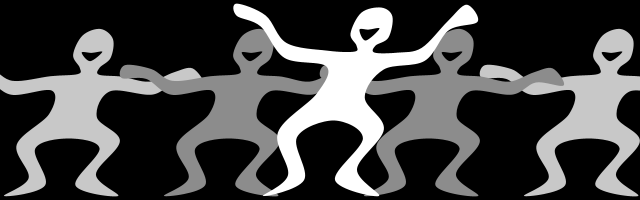
Frame 1 (no input)
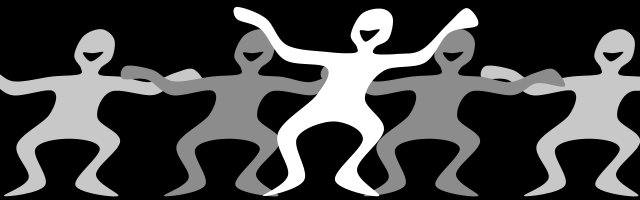
Frame 60 (the mouse pressed at the canvas centre just before this capture)
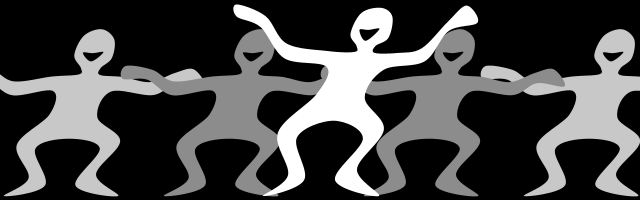
Frame 120 (the mouse held since frame 60 and released just before this capture)

The Processing sketch that drew these frames (run headless with seeded random() and noise(); from frame 60 on, the mouse is pressed at the canvas centre):

// Processing sketch: processing_55233
// ── processing_55233.pde

// Song of the Blend Morphs
// Steve Tiffany, 2012

// x,y control coordinates of background chorus, 20-frame loop
int[][] dance1 = { {138,77}, {151,93}, {181,125}, {227,159}, {291,187},
{366,192},{427,177},{477,144},{510,112},{530,90},{539,79},{530,91},
{509,114},{470,144},{411,176},{334,192},{254,180},{185,151},{146,106},{129,78} };

// x,y control coordinates of foreground figure, 100-frame loop
int[][] dance2 ={ {4,2}, {18,17}, {61,44}, {147,74}, {231,98}, 
{337,114}, {448,104}, {537,70}, {582,37}, {621,8}, {598,32}, {526,73}, 
{442,116}, {318,150}, {245,140}, {171,114}, {111,75}, {60,49}, {27,22}, 
{4,3}, {28,30}, {92,60}, {160,70}, {231,46}, {288,21}, {359,32}, {422,66}, 
{488,76}, {543,41}, {631,8}, {618,37}, {578,80}, {516,121}, {426,156}, 
{300,170}, {204,161}, {131,126}, {80,87}, {51,48}, {8,1}, {18,37}, {58,72}, 
{156,90}, {246,57}, {351,20}, {417,51}, {493,93}, {562,43}, {622,76}, 
{634,3}, {578,51}, {479,62}, {391,22}, {322,7}, {235,34}, {128,54}, 
{104,14}, {59,9}, {20,40}, {2,6}, {36,6}, {101,15}, {161,49}, {200,101}, 
{272,167}, {398,184}, {445,142}, {474,81}, {500,39}, {536,12}, {514,2}, 
{487,7}, {440,37}, {357,80}, {267,115}, {175,141}, {93,132}, {57,80}, 
{29,38}, {29,10}, {56,6}, {119,18}, {178,55}, {272,92}, {393,123}, 
{497,122}, {579,100}, {626,70}, {639,39}, {613,4}, {547,36}, {504,64}, 
{429,114}, {327,131}, {243,127}, {135,96}, {79,69}, {45,36}, {18,12}, {5,1} };
int x, y, count1, count2;

void setup() {
  size(640,200);
  frameRate(8);
  smooth();
  noStroke();
}

void draw() {
  background(0);
  x = dance1[count1][0];
  y = dance1[count1][1];
  count1++;
  if (count1>=dance1.length) {count1 = 0;}
  translate(-260,0);
  fill(200);
  dancer();
  translate(520,0);
  fill(200);
  dancer();
  translate(-360,0);
  fill(140);
  dancer();
  translate(200,0);
  fill(140);
  dancer();
  x = dance2[count2][0];
  y = dance2[count2][1];
  count2++;
  if (count2>=dance2.length) {count2 = 0;}
  translate(-100,0);
  fill(255);
  dancer();
}

void dancer() {
  beginShape(); // body
  curveVertex(map(x,0,width,382,282), map(y,0,height,7,64));
  curveVertex(map(x,0,width,393,300), map(y,0,height,16,76));
  curveVertex(map(x,0,width,389,304), map(y,0,height,37,91));
  curveVertex(map(x,0,width,376,300), map(y,0,height,45,104));
  curveVertex(map(x,0,width,375,301), map(y,0,height,52,111));
  curveVertex(map(x,0,width,398,323), map(y,0,height,52,116));
  curveVertex(map(x,0,width,422,363), map(y,0,height,47,137));
  curveVertex(map(x,0,width,448,382), map(y,0,height,20,156));
  curveVertex(map(x,0,width,467,401), map(y,0,height,3,173));
  curveVertex(map(x,0,width,478,411), map(y,0,height,20,190));
  curveVertex(map(x,0,width,449,388), map(y,0,height,29,168));
  curveVertex(map(x,0,width,425,365), map(y,0,height,60,150));
  curveVertex(map(x,0,width,384,319), map(y,0,height,69,127));
  curveVertex(map(x,0,width,365,327), map(y,0,height,97,149));
  curveVertex(map(x,0,width,384,365), map(y,0,height,129,160));
  curveVertex(map(x,0,width,357,352), map(y,0,height,169,183));
  curveVertex(map(x,0,width,379,375), map(y,0,height,196,196));
  curveVertex(map(x,0,width,335,337), map(y,0,height,180,194));
  curveVertex(map(x,0,width,363,347), map(y,0,height,138,165));
  curveVertex(map(x,0,width,334,308), map(y,0,height,120,168));
  curveVertex(map(x,0,width,297,289), map(y,0,height,137,167));
  curveVertex(map(x,0,width,304,309), map(y,0,height,180,194));
  curveVertex(map(x,0,width,263,268), map(y,0,height,196,196));
  curveVertex(map(x,0,width,288,291), map(y,0,height,175,183));
  curveVertex(map(x,0,width,278,272), map(y,0,height,132,165));
  curveVertex(map(x,0,width,317,280), map(y,0,height,93,148));
  curveVertex(map(x,0,width,327,257), map(y,0,height,66,130));
  curveVertex(map(x,0,width,285,221), map(y,0,height,57,155));
  curveVertex(map(x,0,width,261,192), map(y,0,height,25,165));
  curveVertex(map(x,0,width,237,165), map(y,0,height,14,180));
  curveVertex(map(x,0,width,237,181), map(y,0,height,2,166));
  curveVertex(map(x,0,width,266,198), map(y,0,height,14,157));
  curveVertex(map(x,0,width,287,222), map(y,0,height,42,143));
  curveVertex(map(x,0,width,328,248), map(y,0,height,50,118));
  curveVertex(map(x,0,width,355,275), map(y,0,height,51,111));
  curveVertex(map(x,0,width,357,277), map(y,0,height,45,104));
  curveVertex(map(x,0,width,351,268), map(y,0,height,33,90));
  curveVertex(map(x,0,width,362,272), map(y,0,height,12,73));
  curveVertex(map(x,0,width,382,282), map(y,0,height,7,64));
  curveVertex(map(x,0,width,393,300), map(y,0,height,16,76));
  curveVertex(map(x,0,width,389,304), map(y,0,height,37,91));
  endShape();
  fill(0);
  beginShape(); // mouth
  curveVertex(map(x,0,width,360,275), map(y,0,height,29,90));
  curveVertex(map(x,0,width,369,289), map(y,0,height,29,91));
  curveVertex(map(x,0,width,380,298), map(y,0,height,28,90));
  curveVertex(map(x,0,width,366,292), map(y,0,height,40,95));
  curveVertex(map(x,0,width,360,275), map(y,0,height,29,90));
  curveVertex(map(x,0,width,369,289), map(y,0,height,29,91));
  curveVertex(map(x,0,width,380,298), map(y,0,height,28,90));
  endShape();
}
